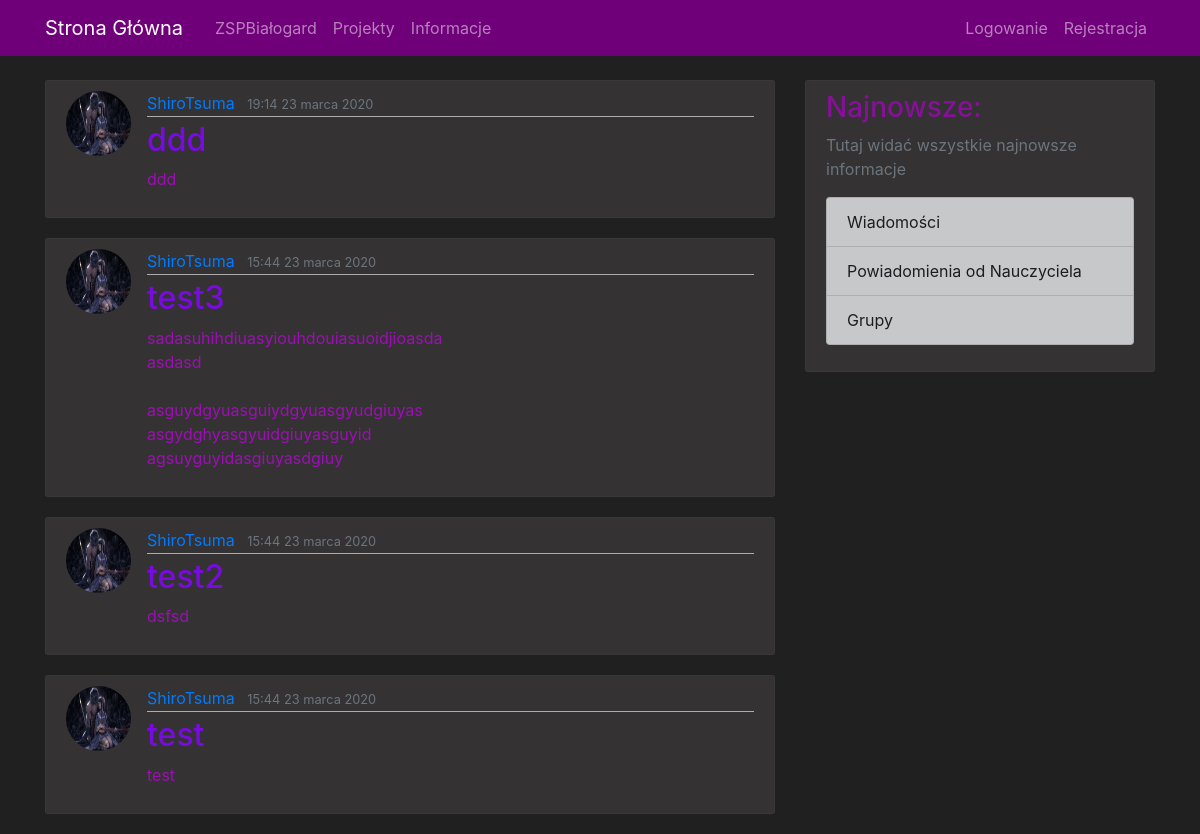
The page / on the database its author committed.
### mainpage/models.py (models this page shows, shortened)
class Post(models.Model):
    title = models.CharField(max_length=100)
    content = models.TextField()
    date_posted = models.DateTimeField(default=timezone.now)
    author = models.ForeignKey(User, on_delete=models.CASCADE)

### users/models.py (models this page shows, shortened)
class Profile(models.Model):
    user = models.OneToOneField(User, on_delete=models.CASCADE)
    image = models.ImageField(default='default.jpg', upload_to='profile_pics')

### mainpage/views.py (the view)
# urls.py: path('', PostListView.as_view(), name='mainpage-home'),
class PostListView(ListView):
    model = Post
    template_name = 'mainpage/home.html'  # <app>/<model>_<viewtype>.html
    context_object_name = 'posts'
    ordering = ['-date_posted']
    paginate_by = 5

### mainpage/templates/mainpage/home.html (shortened to what this page needs)
{% extends "mainpage/base.html" %}
{% block content %}
    {% for post in posts %}
        <article class="media content-section">
          <img class="rounded-circle article-img" src="{{ post.author.profile.image.url }}">
          <div class="media-body">
            <div class="article-metadata">
              <a class="mr-2" href="{% url 'user-posts' post.author.username %}">{{ post.author }}</a>
              <small class="text-muted">{{ post.date_posted|date:"G:i d E Y" }}</small>
            </div>
            <h2><a class="article-title" href="{% url 'post-detail' post.id %}">{{ post.title }}</a></h2>
            <p class="article-content">{{ post.content }}</p>
          </div>
        </article>
    {% endfor %}
{% endblock content %}

### mainpage/templates/mainpage/base.html (shortened to what this page needs)
{% load static %}
<!DOCTYPE html>
<html>
<head>
    <link rel="stylesheet" href="https://maxcdn.bootstrapcdn.com/bootstrap/4.0.0/css/bootstrap.min.css">
    <link rel="stylesheet" type="text/css" href="{% static 'mainpage/main.css' %}">
</head>
<body>
  <header class="navbar-custom">
    <nav class="navbar navbar-expand-md navbar-dark bg-steel fixed-top">
      <div class="container">
        <a class="navbar-brand mr-4" href="{% url 'mainpage-home' %}">Strona Główna</a>
        <div class="collapse navbar-collapse" id="navbarToggle">
          <div class="navbar-nav mr-auto">
            <a class="nav-item nav-link" href="http://www.zsp-bialogard.com/">ZSPBiałogard</a>
            <a class="nav-item nav-link" href="{% url 'projects' %}">Projekty</a>
            <a class="nav-item nav-link" href="{% url 'mainpage-about' %}">Informacje</a>
          </div>
          <div class="navbar-nav">
            {% if user.is_authenticated %}
              <a class="nav-item nav-link" href="{% url 'post-create' %}">Nowy Post</a>
              <a class="nav-item nav-link" href="{% url 'profile' %}">Profil</a>
              <a class="nav-item nav-link" href="{% url 'logout' %}">Wyloguj się</a>
            {% else %}
              <a class="nav-item nav-link" href="{% url 'login' %}">Logowanie</a>
              <a class="nav-item nav-link" href="{% url 'register' %}">Rejestracja</a>
            {% endif %}
          </div>
        </div>
      </div>
    </nav>
  </header>
    <main role="main" class="container">
      <div class="row">
        <div class="col-md-8">
          {% block content %}{% endblock %}
        </div>
        <div class="col-md-4">
          <div class="content-section">
            <h3>Najnowsze:</h3>
            <p class='text-muted'>Tutaj widać wszystkie najnowsze informacje
              <ul class="list-group">
                <a href="#" class="list-group-item list-group-item-action list-group-item-dark">Wiadomości</a>
                <a href="#" class="list-group-item list-group-item-action list-group-item-dark">Powiadomienia od Nauczyciela</a>
                <a href="#" class="list-group-item list-group-item-action list-group-item-dark">Grupy</a>
              </ul>
            </p>
          </div>
        </div>
      </div>
    </main>
</body>
</html>

### mainpage/static/mainpage/main.css (style rules this page uses)
body { background: #000000df; color: #c400e6bc; margin-top: 5rem; }
h1, h2, h3, h4, h5, h6 { color: #9c07b6ca; }
ul { margin: 0; }
.bg-steel { background-color: #70007a; }
.content-section { background: #3a3737cc; padding: 10px 20px; border: 1px solid #3b3b3ba9; border-radius: 3px; margin-bottom: 20px; }
.article-title { color: #8505fdde; }
.article-content { white-space: pre-line; }
.article-img { height: 65px; width: 65px; margin-right: 16px; }
.article-metadata { padding-bottom: 1px; margin-bottom: 4px; border-bottom: 1px solid #dbdbdbb9 }

### rows shown on the page
Post: author.profile.image (picture), author "ShiroTsuma", date_posted "19:14 23 marca 2020", content "ddd"
Post: author.profile.image (picture), author "ShiroTsuma", date_posted "15:44 23 marca 2020", content "sadasuhihdiuasyiouhdouiasuoidjioasda asdasd asguydgyuasguiydgyuasgyudgiuyas asgydghyasgyuidgiuyasguyid agsuyguyidasgiuyasdgiuy"
Post: author.profile.image (picture), author "ShiroTsuma", date_posted "15:44 23 marca 2020", content "dsfsd"
Post: author.profile.image (picture), author "ShiroTsuma", date_posted "15:44 23 marca 2020", content "test"
